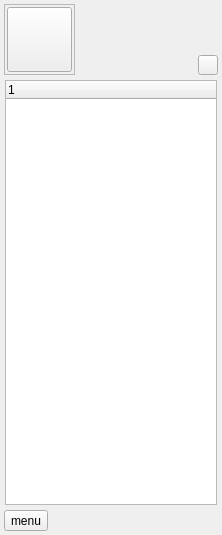
<?xml version="1.0" encoding="UTF-8"?>
<ui version="4.0">
 <class>MainWindow</class>
 <widget class="QWidget" name="MainWindow">
  <property name="geometry">
   <rect>
    <x>0</x>
    <y>0</y>
    <width>222</width>
    <height>535</height>
   </rect>
  </property>
  <property name="sizePolicy">
   <sizepolicy hsizetype="MinimumExpanding" vsizetype="MinimumExpanding">
    <horstretch>0</horstretch>
    <verstretch>0</verstretch>
   </sizepolicy>
  </property>
  <property name="minimumSize">
   <size>
    <width>222</width>
    <height>512</height>
   </size>
  </property>
  <property name="maximumSize">
   <size>
    <width>222</width>
    <height>16777215</height>
   </size>
  </property>
  <property name="windowTitle">
   <string>WING</string>
  </property>
  <layout class="QVBoxLayout" name="verticalLayout_3" stretch="0,20,0">
   <property name="spacing">
    <number>4</number>
   </property>
   <property name="margin">
    <number>4</number>
   </property>
   <item>
    <layout class="QHBoxLayout" name="horizontalLayout_2">
     <property name="spacing">
      <number>4</number>
     </property>
     <property name="sizeConstraint">
      <enum>QLayout::SetFixedSize</enum>
     </property>
     <item>
      <widget class="QFrame" name="frame">
       <property name="sizePolicy">
        <sizepolicy hsizetype="Fixed" vsizetype="Fixed">
         <horstretch>0</horstretch>
         <verstretch>0</verstretch>
        </sizepolicy>
       </property>
       <property name="minimumSize">
        <size>
         <width>71</width>
         <height>71</height>
        </size>
       </property>
       <property name="maximumSize">
        <size>
         <width>71</width>
         <height>71</height>
        </size>
       </property>
       <property name="sizeIncrement">
        <size>
         <width>0</width>
         <height>0</height>
        </size>
       </property>
       <property name="frameShape">
        <enum>QFrame::StyledPanel</enum>
       </property>
       <property name="frameShadow">
        <enum>QFrame::Raised</enum>
       </property>
       <layout class="QGridLayout" name="gridLayout">
        <property name="margin">
         <number>2</number>
        </property>
        <property name="spacing">
         <number>0</number>
        </property>
        <item row="0" column="0">
         <widget class="QToolButton" name="portrait">
          <property name="sizePolicy">
           <sizepolicy hsizetype="Preferred" vsizetype="Preferred">
            <horstretch>0</horstretch>
            <verstretch>0</verstretch>
           </sizepolicy>
          </property>
          <property name="minimumSize">
           <size>
            <width>0</width>
            <height>0</height>
           </size>
          </property>
          <property name="cursor">
           <cursorShape>PointingHandCursor</cursorShape>
          </property>
          <property name="statusTip">
           <string/>
          </property>
          <property name="text">
           <string/>
          </property>
          <property name="iconSize">
           <size>
            <width>85</width>
            <height>85</height>
           </size>
          </property>
         </widget>
        </item>
       </layout>
      </widget>
     </item>
     <item>
      <layout class="QVBoxLayout" name="verticalLayout_2" stretch="1,1,1">
       <item>
        <widget class="QLabel" name="nickName">
         <property name="text">
          <string/>
         </property>
         <property name="textInteractionFlags">
          <set>Qt::LinksAccessibleByMouse</set>
         </property>
        </widget>
       </item>
       <item>
        <widget class="QLabel" name="signature">
         <property name="text">
          <string/>
         </property>
        </widget>
       </item>
       <item>
        <layout class="QHBoxLayout" name="horizontalLayout">
         <item>
          <spacer>
           <property name="orientation">
            <enum>Qt::Horizontal</enum>
           </property>
           <property name="sizeHint" stdset="0">
            <size>
             <width>40</width>
             <height>16</height>
            </size>
           </property>
          </spacer>
         </item>
         <item>
          <widget class="QToolButton" name="skinBtn">
           <property name="sizePolicy">
            <sizepolicy hsizetype="Expanding" vsizetype="Expanding">
             <horstretch>0</horstretch>
             <verstretch>0</verstretch>
            </sizepolicy>
           </property>
           <property name="maximumSize">
            <size>
             <width>20</width>
             <height>20</height>
            </size>
           </property>
           <property name="toolTip">
            <string/>
           </property>
           <property name="text">
            <string/>
           </property>
          </widget>
         </item>
        </layout>
       </item>
      </layout>
     </item>
    </layout>
   </item>
   <item>
    <widget class="QWidget" name="widget" native="true">
     <property name="sizePolicy">
      <sizepolicy hsizetype="Expanding" vsizetype="Expanding">
       <horstretch>0</horstretch>
       <verstretch>0</verstretch>
      </sizepolicy>
     </property>
     <layout class="QVBoxLayout" name="verticalLayout">
      <property name="spacing">
       <number>6</number>
      </property>
      <property name="margin">
       <number>1</number>
      </property>
      <item>
       <widget class="QTreeWidget" name="contactTreeView">
        <property name="textElideMode">
         <enum>Qt::ElideLeft</enum>
        </property>
        <column>
         <property name="text">
          <string notr="true">1</string>
         </property>
        </column>
       </widget>
      </item>
     </layout>
    </widget>
   </item>
   <item>
    <widget class="QToolButton" name="menuBtn">
     <property name="text">
      <string>menu</string>
     </property>
    </widget>
   </item>
  </layout>
 </widget>
 <resources/>
 <connections/>
</ui>
